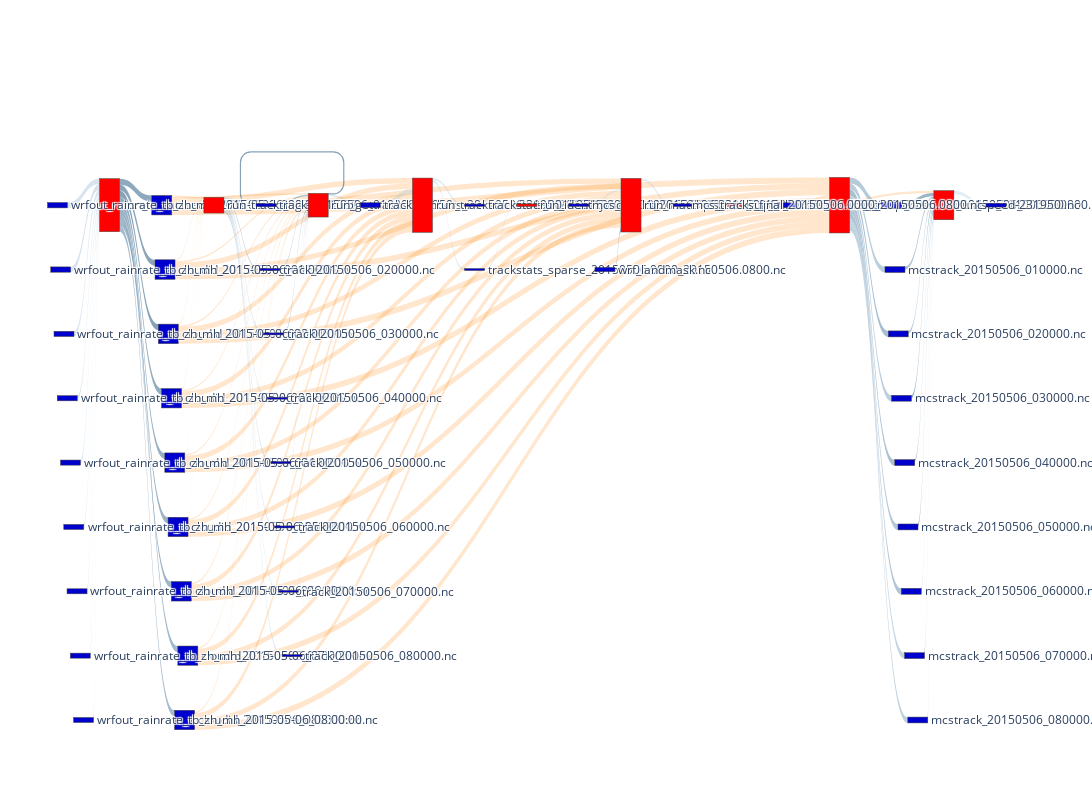

Notebook code for this chart:
### Code cell
label_on=True

vfd_nodes, vfd_nodes_dict = vfd2sk.get_nodes_for_sankey(G_VFD, label_on=label_on)

# print(vfd_nodes)

vfd_links = vfd2sk.get_links_for_sankey(G_VFD, vfd_nodes_dict, val_sqrt=True)
fig = go.Figure(go.Sankey(
            node = vfd_nodes,
            link = vfd_links, orientation='h'))

width = 4800
height = 800

fig.update_layout(
    autosize=False,
    width=width,
    height=height,
    margin=dict(
        l=width/100,
        r=width/50,
        b=height/10,
        t=height/4,
        pad=2
    ),
    font=dict(size=12),
)


fig.show()

if label_on:
    save_html_path = f"{stat_path}/vfd-{(STAGE_END+1)}s-{test_name}-labeled-sankey-s{STAGE_END-STAGE_START+1}.html"
else:
    save_html_path = f"{stat_path}/vfd-{(STAGE_END+1)}s-{test_name}-sankey-s{STAGE_END-STAGE_START+1}.html"

fig.write_html(save_html_path)
print(f"Sankey saved to {save_html_path}")
